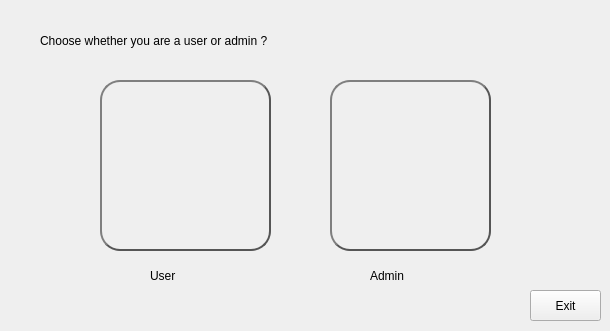
<?xml version="1.0" encoding="UTF-8"?>
<ui version="4.0">
 <class>choice_window</class>
 <widget class="QDialog" name="choice_window">
  <property name="geometry">
   <rect>
    <x>0</x>
    <y>0</y>
    <width>610</width>
    <height>331</height>
   </rect>
  </property>
  <property name="windowTitle">
   <string>Busbee</string>
  </property>
  <property name="autoFillBackground">
   <bool>false</bool>
  </property>
  <widget class="QPushButton" name="pushButton">
   <property name="geometry">
    <rect>
     <x>100</x>
     <y>80</y>
     <width>171</width>
     <height>171</height>
    </rect>
   </property>
   <property name="styleSheet">
    <string notr="true">QPushButton {
color: #333;
border: 2px solid #555;
border-radius: 20px;
border-style: outset;
background: qradialgradient(
cx: 0.3, cy: -0.4, fx: 0.3, fy: -0.4,
radius: 1.35, stop: 0 #fff, stop: 1 #888
);
padding: 5px;
}

QPushButton:hover {
background: qradialgradient(
cx: 0.3, cy: -0.4, fx: 0.3, fy: -0.4,
radius: 1.35, stop: 0 #fff, stop: 1 #bbb
);
}</string>
   </property>
   <property name="text">
    <string/>
   </property>
   <property name="icon">
    <iconset resource="Resourse.qrc">
     <normaloff>:/img/images/user.png</normaloff>:/img/images/user.png</iconset>
   </property>
   <property name="iconSize">
    <size>
     <width>150</width>
     <height>150</height>
    </size>
   </property>
  </widget>
  <widget class="QLabel" name="label_3">
   <property name="geometry">
    <rect>
     <x>370</x>
     <y>260</y>
     <width>141</width>
     <height>31</height>
    </rect>
   </property>
   <property name="styleSheet">
    <string notr="true">
color: rgb(0, 0, 0);
font: 700 24pt &quot;Bahnschrift&quot;;</string>
   </property>
   <property name="text">
    <string>Admin</string>
   </property>
  </widget>
  <widget class="QPushButton" name="pushButton_3">
   <property name="geometry">
    <rect>
     <x>530</x>
     <y>290</y>
     <width>71</width>
     <height>31</height>
    </rect>
   </property>
   <property name="text">
    <string>Exit</string>
   </property>
  </widget>
  <widget class="QLabel" name="label_4">
   <property name="geometry">
    <rect>
     <x>150</x>
     <y>260</y>
     <width>141</width>
     <height>31</height>
    </rect>
   </property>
   <property name="styleSheet">
    <string notr="true">
color: rgb(0, 0, 0);
font: 700 24pt &quot;Bahnschrift&quot;;</string>
   </property>
   <property name="text">
    <string>User</string>
   </property>
  </widget>
  <widget class="QLabel" name="label">
   <property name="geometry">
    <rect>
     <x>40</x>
     <y>20</y>
     <width>601</width>
     <height>41</height>
    </rect>
   </property>
   <property name="styleSheet">
    <string notr="true">
color: rgb(0, 0, 0);
font: 700 22pt &quot;Bahnschrift&quot;;</string>
   </property>
   <property name="text">
    <string>Choose whether you are a user or admin ?</string>
   </property>
  </widget>
  <widget class="QPushButton" name="pushButton_2">
   <property name="geometry">
    <rect>
     <x>330</x>
     <y>80</y>
     <width>161</width>
     <height>171</height>
    </rect>
   </property>
   <property name="styleSheet">
    <string notr="true">QPushButton {
color: #333;
border: 2px solid #555;
border-radius: 20px;
border-style: outset;
background: qradialgradient(
cx: 0.3, cy: -0.4, fx: 0.3, fy: -0.4,
radius: 1.35, stop: 0 #fff, stop: 1 #888
);
padding: 5px;
}

QPushButton:hover {
background: qradialgradient(
cx: 0.3, cy: -0.4, fx: 0.3, fy: -0.4,
radius: 1.35, stop: 0 #fff, stop: 1 #bbb
);
}</string>
   </property>
   <property name="text">
    <string/>
   </property>
   <property name="icon">
    <iconset resource="Resourse.qrc">
     <normaloff>:/img/images/admin.png</normaloff>:/img/images/admin.png</iconset>
   </property>
   <property name="iconSize">
    <size>
     <width>150</width>
     <height>150</height>
    </size>
   </property>
  </widget>
 </widget>
 <resources>
  <include location="Resourse.qrc"/>
 </resources>
 <connections/>
</ui>
